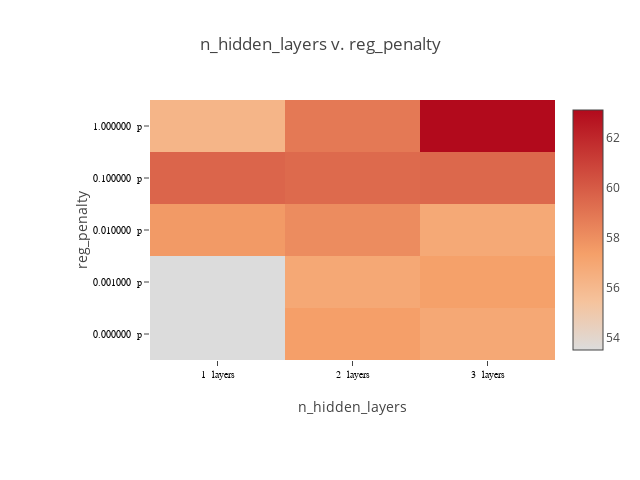

Source (notebook cell):
### Code cell
plot_matrix(lossframe, "n_hidden_layers", "reg_penalty", x_suffix=" layers", y_suffix=" p")

### Figure 1 — Plotly figure (JSON) as saved in the notebook; plotly's stock layout.template omitted (floating-point values rounded to 4 significant figures)
{"data": [{"colorscale": [[0, "rgb(0,0,255)", [1, "rgb(255,0,0)"]]], "type": "heatmap", "x": ["1  layers", "2  layers", "3  layers"], "y": ["0.000000  p", "0.001000  p", "0.010000  p", "0.100000  p", "1.000000  p"], "z": [[53.53, 57.39, 56.91], [53.54, 56.91, 57.33], [57.6, 58.14, 56.87], [59.62, 59.42, 59.52], [56.22, 58.85, 63.11]]}], "layout": {"height": 480, "margin": {"b": 120, "l": 150, "r": 30, "t": 100}, "title": "n_hidden_layers v. reg_penalty", "width": 640, "xaxis": {"tickfont": {"color": "black", "family": "Arial, sans-serif", "size": 10}, "title": "n_hidden_layers"}, "yaxis": {"tickfont": {"color": "black", "family": "Arial, sans-serif", "size": 10}, "title": "reg_penalty"}}}
